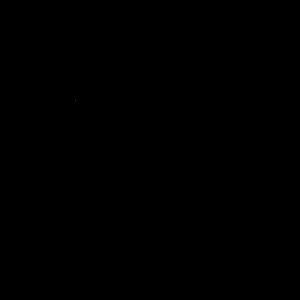
Frame 1 (no input)
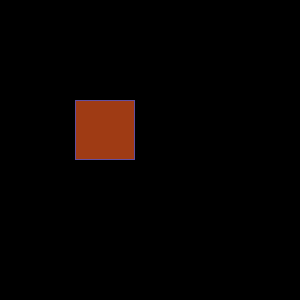
Frame 60 (the mouse pressed at the canvas centre just before this capture)
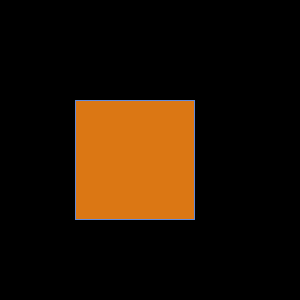
Frame 120 (the mouse held since frame 60 and released just before this capture)

The Processing sketch that drew these frames (run headless with seeded random() and noise(); from frame 60 on, the mouse is pressed at the canvas centre):

// Processing sketch: processing_19202
// ── processing_19202.pde

void setup () {
  size(300,300) ;
  background(0,0,0);
  frameRate(25);


}
 int x = 0 ;
 int y = 0;

void draw() {
stroke(100,x+20,y+100);
 fill(x+100,x,20) ;
  rect(width/4,height/3, x, y) ;
  x++;
  y++;
  if (x>300) {
   x=0;
    if (y>300) {
      y=0;
    }
}
}
